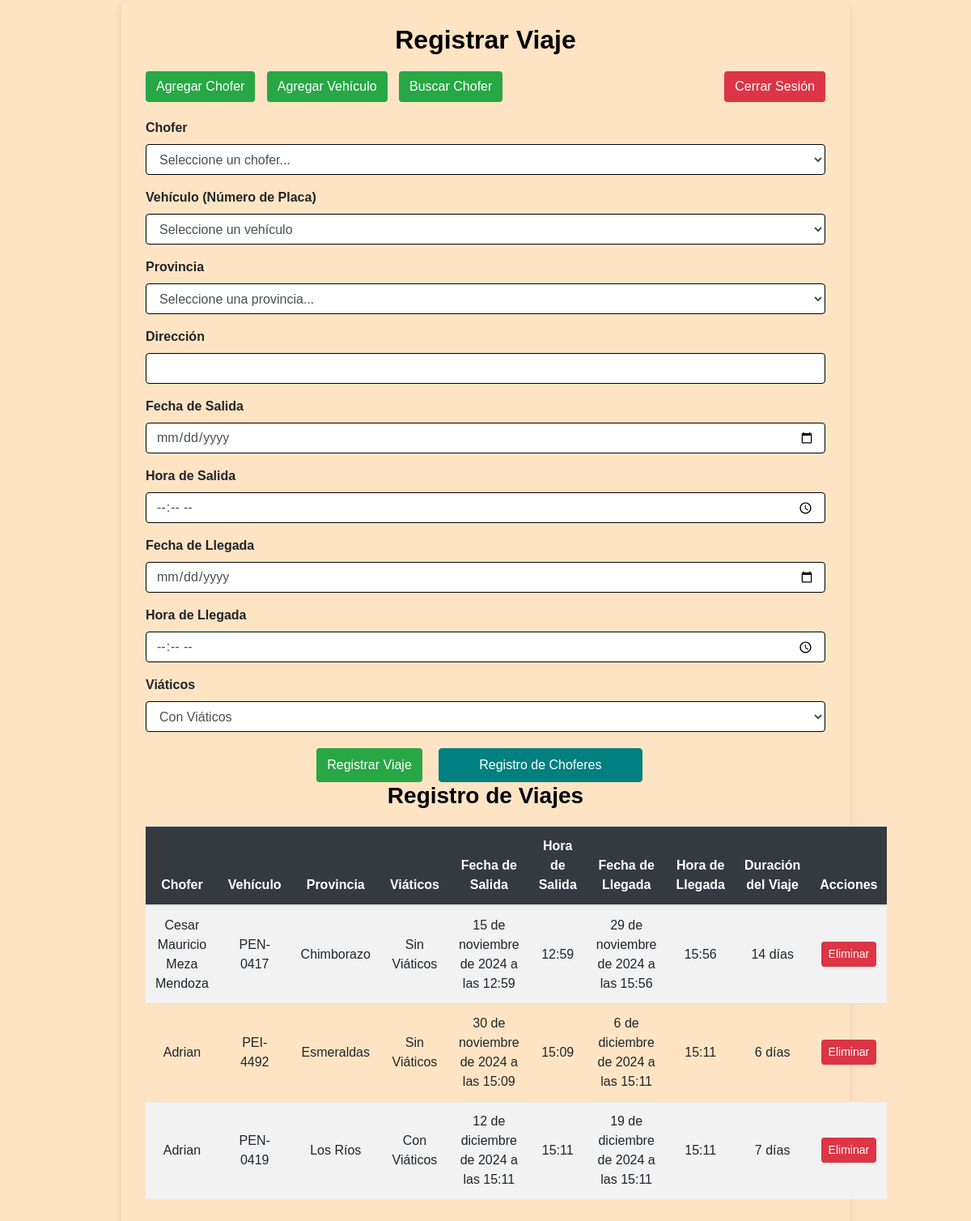
Page /app/registroViajes/ on the committed database.
### app/models.py (models this page shows, shortened)
class Viaje(models.Model):
    chofer = models.ForeignKey(Chofer, on_delete=models.CASCADE)
    vehiculo = models.ForeignKey(Vehiculo, on_delete=models.CASCADE)
    fecha_salida = models.DateTimeField()
    hora_salida = models.TimeField(null=True, blank=True)
    fecha_llegada = models.DateTimeField(null=True, blank=True)
    hora_llegada = models.TimeField(null=True, blank=True)
    direccion = models.CharField(max_length=255)
    provincia = models.ForeignKey(Provincia, on_delete=models.CASCADE)
    viaticos = models.CharField(max_length=20, choices=[('con_viaticos', 'Con Viáticos'), ('sin_viaticos', 'Sin Viáticos')], default='sin_viaticos')

class Chofer(models.Model):
    nombre = models.CharField(max_length=100)
    cedula = models.CharField(max_length=10, unique=True, null=True)

class Vehiculo(models.Model):
    placa = models.CharField(max_length=10)

class Provincia(models.Model):
    nombre = models.CharField(max_length=100)

### app/views.py (the view, shortened to what this page needs)
# urls.py: path('registroViajes/', registroViajes, name='registroViajes'),
def registroViajes(request):
    choferes = Chofer.objects.all()
    vehiculos = Vehiculo.objects.all()
    provincias = Provincia.objects.all()
    registros = Viaje.objects.all().select_related('provincia')
    for viaje in registros:
        if viaje.fecha_llegada:
            viaje.duracion_viaje = (viaje.fecha_llegada - viaje.fecha_salida).days
        else:
            viaje.duracion_viaje = 'No disponible'
    chofer_id = request.GET.get('chofer_id')
    meses_viajes = []
    return render(request, 'registroViajes.html', {
        'choferes': choferes,
        'vehiculos': vehiculos,
        'provincias': provincias,
        'registros': registros,
        'meses_viajes': meses_viajes,
        'chofer_id': chofer_id,
    })

### app/templates/registroViajes.html (shortened to what this page needs)
<!DOCTYPE html>
<html lang="en">
<head>
    <link rel="stylesheet" href="https://maxcdn.bootstrapcdn.com/bootstrap/4.5.2/css/bootstrap.min.css">
</head>
<body>
    <div class="container">
        <h2>Registrar Viaje</h2>
        <div class="button-container">
            <div>
                <a href="{% url 'agregar_chofer' %}" class="btn btn-custom">Agregar Chofer</a>
                <a href="{% url 'agregar_vehiculo' %}" class="btn btn-custom">Agregar Vehículo</a>
                <a href="{% url 'buscar_chofer' %}" class="btn btn-custom">Buscar Chofer</a>
            </div>
            <a href="{% url 'loginChoferes' %}" class="btn btn-logout">Cerrar Sesión</a>
        </div>
        <form method="POST">
            <div class="form-group">
                <label for="chofer">Chofer</label>
                <select class="form-control" id="chofer" name="chofer" required>
                    <option value="">Seleccione un chofer...</option>
                </select>
            </div>
            <div class="form-group">
                <label for="vehiculo">Vehículo (Número de Placa)</label>
                <select class="form-control" id="vehiculo" name="vehiculo" required>
                    <option value="">Seleccione un vehículo</option>
                </select>
            </div>
            <div class="form-group">
                <label for="provincia">Provincia</label>
                <select class="form-control" id="provincia" name="provincia" required>
                    <option value="">Seleccione una provincia...</option>
                </select>
            </div>
            <div class="form-group">
                <label for="direccion">Dirección</label>
                <input type="text" class="form-control" id="direccion" name="direccion" required>
            </div>
            <div class="form-group">
                <label for="fecha_salida">Fecha de Salida</label>
                <input type="date" class="form-control" id="fecha_salida" name="fecha_salida" required>
            </div>
            <div class="form-group">
                <label for="hora_salida">Hora de Salida</label>
                <input type="time" class="form-control" id="hora_salida" name="hora_salida" required>
            </div>
            <div class="form-group">
                <label for="fecha_llegada">Fecha de Llegada</label>
                <input type="date" class="form-control" id="fecha_llegada" name="fecha_llegada">
            </div>
            <div class="form-group">
                <label for="hora_llegada">Hora de Llegada</label>
                <input type="time" class="form-control" id="hora_llegada" name="hora_llegada">
            </div>
            <div class="form-group">
                <label for="viaticos">Viáticos</label>
                <select class="form-control" id="viaticos" name="viaticos" required>
                    <option value="con_viaticos" {% if viaje.viaticos == "con_viaticos" %}selected{% endif %}>Con Viáticos</option>
                </select>
            </div>
            <div class="submit-container">
                <button type="submit" class="btn btn-custom">Registrar Viaje</button>
                <a href="{% url 'registro_de_choferes' %}" class="btn btn-primary">Registro de Choferes</a>
            </div>
        </form>
        <h3>Registro de Viajes</h3>
        <table class="table table-striped">
            <thead>
                <tr>
                    <th>Chofer</th>
                    <th>Vehículo</th>
                    <th>Provincia</th>
                    <th>Viáticos</th>
                    <th>Fecha de Salida</th>
                    <th>Hora de Salida</th>
                    <th>Fecha de Llegada</th>
                    <th>Hora de Llegada</th>
                    <th>Duración del Viaje</th>
                    <th>Acciones</th>
                </tr>
            </thead>
            <tbody>
                {% for viaje in registros %}
                <tr>
                    <td>{{ viaje.chofer.nombre }}</td>
                    <td>{{ viaje.vehiculo.placa }}</td>
                    <td>{{ viaje.provincia.nombre }}</td>
                    <td>
                        {% if viaje.viaticos == "con_viaticos" %}
                            Con Viáticos
                        {% else %}
                            Sin Viáticos
                        {% endif %}
                    </td>
                    <td>{{ viaje.fecha_salida }}</td>
                    <td>{{ viaje.hora_salida }}</td>
                    <td>{{ viaje.fecha_llegada }}</td>
                    <td>{{ viaje.hora_llegada }}</td>
                    <td>{{ viaje.duracion_viaje }} días</td>
                    <td>
                        <form action="{% url 'eliminar_viaje' viaje.id %}" method="POST" style="display:inline;">
                            <button type="submit" class="btn btn-danger btn-sm">Eliminar</button>
                        </form>
                    </td>
                </tr>
                {% endfor %}
            </tbody>
        </table>
    </div>
</body>
</html>

### app/templates/registroViajes.html (style rules this page uses)
body { background-color: #FFE4C4; font-family: Arial, sans-serif; display: flex; justify-content: center; align-items: center; min-height: 100vh; margin: 0; }
.container { background-color: #FFE4C4; padding: 30px; border-radius: 10px; box-shadow: 0 4px 12px rgba(0, 0, 0, 0.1); max-width: 900px; width: 100%; }
h2, h3 { color: #000; font-weight: bold; text-align: center; margin-bottom: 20px; }
.btn-custom { background-color: #28a745; color: white; margin-right: 10px; }
.btn-logout { background-color: #dc3545; color: white; }
.form-control { border: 1px solid #000; }
.button-container { display: flex; justify-content: space-between; align-items: center; margin-bottom: 20px; }
.form-group label { font-weight: bold; }
.table { margin-top: 20px; }
.table thead { background-color: #343a40; color: white; }
.table-striped tbody tr:nth-of-type(odd) { background-color: #f2f2f2; }
.table td, .table th { text-align: center; vertical-align: middle; }
.btn-primary { background-color: #008080; border-color: #008080; width: 30%; padding: 8px; font-size: 1em; margin-right: 15px; }
.submit-container { display: flex; justify-content: center; gap: 10px; margin-top: 20px; }

### rows in the picture
Viaje: chofer.nombre "Cesar Mauricio Meza Mendoza", vehiculo.placa "PEN-0417", provincia.nombre "Chimborazo", viaticos "Sin Viáticos", fecha_salida "15 de noviembre de 2024 a las 12:59", hora_salida "12:59", fecha_llegada "29 de noviembre de 2024 a las 15:56", hora_llegada "15:56", duracion_viaje "14"
Viaje: chofer.nombre "Adrian", vehiculo.placa "PEI-4492", provincia.nombre "Esmeraldas", viaticos "Sin Viáticos", fecha_salida "30 de noviembre de 2024 a las 15:09", hora_salida "15:09", fecha_llegada "6 de diciembre de 2024 a las 15:11", hora_llegada "15:11", duracion_viaje "6"
Viaje: chofer.nombre "Adrian", vehiculo.placa "PEN-0419", provincia.nombre "Los Ríos", viaticos "Con Viáticos", fecha_salida "12 de diciembre de 2024 a las 15:11", hora_salida "15:11", fecha_llegada "19 de diciembre de 2024 a las 15:11", hora_llegada "15:11", duracion_viaje "7"
